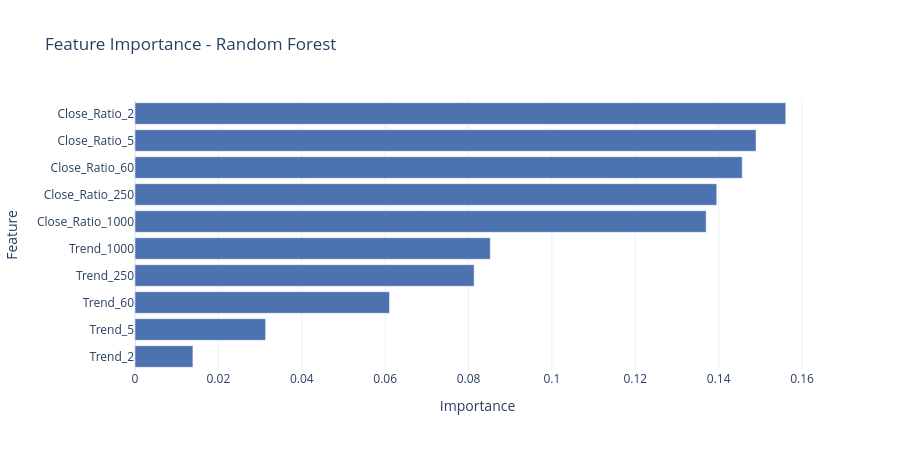

The notebook cell saved with this chart:
### Markdown cell above
## Which Features Actually Mattered?
A Random Forest's `feature_importances_` shows how much each feature contributed to its decisions. Checking this directly avoids assuming which features mattered. For this chart only, a model is fit on the full dataset to read the importances; it is not used for any backtest result.

### Code cell
import plotly.graph_objects as go

final_model = RandomForestClassifier(n_estimators=200, min_samples_split=50, random_state=1)
final_model.fit(sp500[new_predictors], sp500["Target"])

importances = pd.Series(final_model.feature_importances_, index=new_predictors).sort_values(ascending=False)

fig = go.Figure(go.Bar(
    x=importances.values,
    y=importances.index,
    orientation="h",
    marker_color="#4C72B0",
    hovertemplate="%{y}: %{x:.4f}<extra></extra>"
))
fig.update_layout(
    title=dict(text="Feature Importance - Random Forest", font=dict(size=17)),
    xaxis_title="Importance", yaxis_title="Feature",
    template="plotly_white", yaxis=dict(autorange="reversed"), height=450
)
fig.show()

### Figure 1 — Plotly figure (JSON) as saved in the notebook; plotly's stock layout.template omitted (floating-point values rounded to 4 significant figures)
{"data": [{"hovertemplate": "%{y}: %{x:.4f}<extra></extra>", "marker": {"color": "#4C72B0"}, "orientation": "h", "type": "bar", "x": [0.1561, 0.149, 0.1456, 0.1395, 0.137, 0.08521, 0.08134, 0.06104, 0.03132, 0.01389], "y": ["Close_Ratio_2", "Close_Ratio_5", "Close_Ratio_60", "Close_Ratio_250", "Close_Ratio_1000", "Trend_1000", "Trend_250", "Trend_60", "Trend_5", "Trend_2"]}], "layout": {"height": 450, "title": {"font": {"size": 17}, "text": "Feature Importance - Random Forest"}, "xaxis": {"title": {"text": "Importance"}}, "yaxis": {"autorange": "reversed", "title": {"text": "Feature"}}}}
